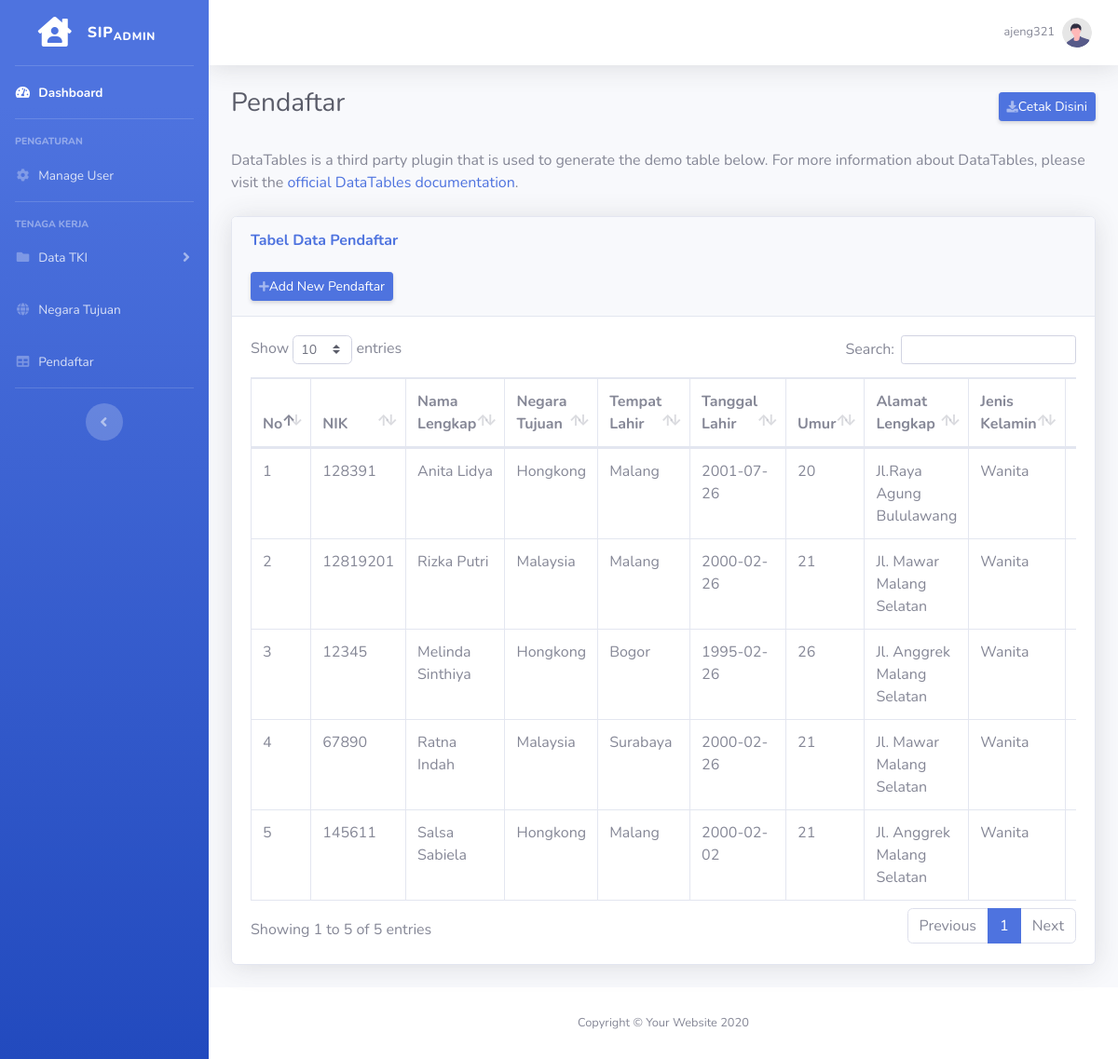
/tabelPendaftar.php (signed in), run on the app's committed database.
### tables this page shows
CREATE TABLE `pendaftaran` (
  `id_dft` int(10) NOT NULL,
  `id_negara` int(10) DEFAULT NULL,
  `nik` int(255) NOT NULL,
  `nama_lengkap` varchar(255) NOT NULL,
  `tempat_lahir` varchar(255) NOT NULL,
  `tanggal_lahir` date NOT NULL,
  `umur` int(10) NOT NULL,
  `alamat_lengkap` varchar(255) NOT NULL,
  `jenis_kelamin` varchar(255) NOT NULL,
  `tb` int(10) NOT NULL,
  `bb` int(10) NOT NULL,
  `pendidikan_terakhir` varchar(255) NOT NULL,
  `status` varchar(255) NOT NULL,
  `agama` varchar(255) NOT NULL,
  `pengalaman_kerja` varchar(255) NOT NULL
);

CREATE TABLE `negara` (
  `id_negara` int(10) NOT NULL,
  `negara_tujuan` varchar(255) NOT NULL,
  `kriteria` varchar(255) NOT NULL,
  `persyaratan` varchar(255) NOT NULL,
  `jumlah_gaji` varchar(255) NOT NULL,
  `gambar_negara` varchar(255) NOT NULL
);

### tabelPendaftar.php (the view, shortened to what this page needs)
<!DOCTYPE html>
<html lang="en">
<head>
    <link href="vendor/fontawesome-free/css/all.min.css" rel="stylesheet" type="text/css">
    <link href="css/sb-admin-2.min.css" rel="stylesheet">
    <link href="vendor/datatables/dataTables.bootstrap4.min.css" rel="stylesheet">
</head>
<body id="page-top">
    <div id="wrapper">
        <ul class="navbar-nav bg-gradient-primary sidebar sidebar-dark accordion" id="accordionSidebar">
            <a class="sidebar-brand d-flex align-items-center justify-content-center" href="indexadmin.php">
                <div class="sidebar-brand-icon">
                    <i class="fas fa-house-user"></i>
                </div>
                <div class="sidebar-brand-text mx-3">SIP<sub>Admin</sub></div>
            </a>
            <hr class="sidebar-divider my-0">
            <li class="nav-item active">
                <a class="nav-link" href="indexadmin.php">
                    <i class="fas fa-fw fa-tachometer-alt"></i>
                    <span>Dashboard</span></a>
            </li>
            <hr class="sidebar-divider">
            <div class="sidebar-heading">
                Pengaturan
            </div>
            <li class="nav-item">
                <a class="nav-link" href="tabelManageUser.php">
                    <i class="fas fa-fw fa-cog"></i>
                    <span>Manage User</span></a>
            </li>
            <hr class="sidebar-divider">
            <div class="sidebar-heading">
                Tenaga Kerja
            </div>
            <li class="nav-item">
                <a class="nav-link collapsed" href="#" data-toggle="collapse" data-target="#collapsePages"
                    aria-expanded="true" aria-controls="collapsePages">
                    <i class="fas fa-fw fa-folder"></i>
                    <span>Data TKI</span>
                </a>
            </li>
            <li class="nav-item">
                <a class="nav-link" href="tabelNegaraTujuan.php">
                    <i class="fas fa-fw fa-globe"></i>
                    <span>Negara Tujuan</span></a>
            </li>
            <li class="nav-item">
                <a class="nav-link" href="tabelPendaftar.php">
                    <i class="fas fa-fw fa-table"></i>
                    <span>Pendaftar</span></a>
            </li>
            <hr class="sidebar-divider d-none d-md-block">
            <div class="text-center d-none d-md-inline">
                <button class="rounded-circle border-0" id="sidebarToggle"></button>
            </div>
        </ul>
        <div id="content-wrapper" class="d-flex flex-column">
            <div id="content">
                <nav class="navbar navbar-expand navbar-light bg-white topbar mb-4 static-top shadow">
                    <ul class="navbar-nav ml-auto">
                        <li class="nav-item dropdown no-arrow">
                            <a class="nav-link dropdown-toggle" href="#" id="userDropdown" role="button"
                                data-toggle="dropdown" aria-haspopup="true" aria-expanded="false">
                                <span class="mr-2 d-none d-lg-inline text-gray-600 small"><?php echo $_SESSION['username']; ?></span>
                                <img class="img-profile rounded-circle"
                                    src="img/undraw_profile.svg">
                            </a>
                        </li>
                    </ul>
                </nav>
                <div class="container-fluid">
                    <div class="d-sm-flex align-items-center justify-content-between mb-4">
                        <h1 class="h3 mb-2 text-gray-800">Pendaftar</h1>
                        <a href="tabelPendaftarCetakAll.php" class="d-none d-sm-inline-block btn btn-sm btn-primary shadow-sm"><i
                            class="fas fa-download fa-sm text-white-50"></i>Cetak Disini</a>
                    </div>
                    <p class="mb-4">DataTables is a third party plugin that is used to generate the demo table below.
                        For more information about DataTables, please visit the <a target="_blank"
                            href="https://datatables.net">official DataTables documentation</a>.</p>
                    <div class="card shadow mb-4">
                        <div class="card-header py-3">
                            <h6 class="m-0 font-weight-bold text-primary">Tabel Data Pendaftar</h6><br>
                            <a href="tabelPendaftarAdd.php" class="d-none d-sm-inline-block btn btn-sm btn-primary shadow-sm"><i
                                class="fas fa-plus fa-sm text-white-50"></i>Add New Pendaftar</a>
                        </div>
                        <div class="card-body">
                            <div class="table-responsive">
                                <table class="table table-bordered" id="dataTable" width="100%" cellspacing="0">
                                    <thead>
                                        <tr>
                                            <th>No</th>
                                            <th>NIK</th>
                                            <th>Nama Lengkap</th>
                                            <th>Negara Tujuan</th>
                                            <th>Tempat Lahir</th>
                                            <th>Tanggal Lahir</th>
                                            <th>Umur</th>
                                            <th>Alamat Lengkap</th>
                                            <th>Jenis Kelamin</th>
                                            <th>TB</th>
                                        </tr>
                                    </thead>
                                    <tbody>
                                    <?php
                                        $konektor = mysqli_connect("localhost","root","", "uassisdis");
                                        $no = 1;
                                        $data = mysqli_query($konektor,"SELECT * FROM pendaftaran INNER JOIN negara ON pendaftaran.id_negara = negara.id_negara");
                                        while($d = mysqli_fetch_array($data)){
                                            ?>
                                            <tr>
                                                <td><?php echo $no++; ?></td>
                                                <td><?php echo $d['nik']; ?></td>
                                                <td><?php echo $d['nama_lengkap']; ?></td>
                                                <td><?php echo $d['negara_tujuan']; ?></td>
                                                <td><?php echo $d['tempat_lahir']; ?></td>
                                                <td><?php echo $d['tanggal_lahir']; ?></td>
                                                <td><?php echo $d['umur']; ?></td>
                                                <td><?php echo $d['alamat_lengkap']; ?></td>
                                                <td><?php echo $d['jenis_kelamin']; ?></td>
                                                <td><?php echo $d['tb']; ?></td>
                                            </tr>
                                            <?php
                                            }
                                        ?>
                                    </tbody>
                                </table>
                            </div>
                        </div>
                    </div>
                </div>
            </div>
            <footer class="sticky-footer bg-white">
                <div class="container my-auto">
                    <div class="copyright text-center my-auto">
                        <span>Copyright &copy; Your Website 2020</span>
                    </div>
                </div>
            </footer>
        </div>
    </div>
</body>
</html>

### data on the page
pendaftaran: nik "128391", nama_lengkap "Anita Lidya", id_negara.negara_tujuan "Hongkong", tempat_lahir "Malang", tanggal_lahir "2001-07-26", umur "20", alamat_lengkap "Jl.Raya Agung Bululawang", jenis_kelamin "Wanita"
pendaftaran: nik "12819201", nama_lengkap "Rizka Putri", id_negara.negara_tujuan "Malaysia", tempat_lahir "Malang", tanggal_lahir "2000-02-26", umur "21", alamat_lengkap "Jl. Mawar Malang Selatan", jenis_kelamin "Wanita"
pendaftaran: nik "12345", nama_lengkap "Melinda Sinthiya", id_negara.negara_tujuan "Hongkong", tempat_lahir "Bogor", tanggal_lahir "1995-02-26", umur "26", alamat_lengkap "Jl. Anggrek Malang Selatan", jenis_kelamin "Wanita"
pendaftaran: nik "67890", nama_lengkap "Ratna Indah", id_negara.negara_tujuan "Malaysia", tempat_lahir "Surabaya", tanggal_lahir "2000-02-26", umur "21", alamat_lengkap "Jl. Mawar Malang Selatan", jenis_kelamin "Wanita"
pendaftaran: nik "145611", nama_lengkap "Salsa Sabiela", id_negara.negara_tujuan "Hongkong", tempat_lahir "Malang", tanggal_lahir "2000-02-02", umur "21", alamat_lengkap "Jl. Anggrek Malang Selatan", jenis_kelamin "Wanita"

### other printed values
$_SESSION['username'] "ajeng321"
